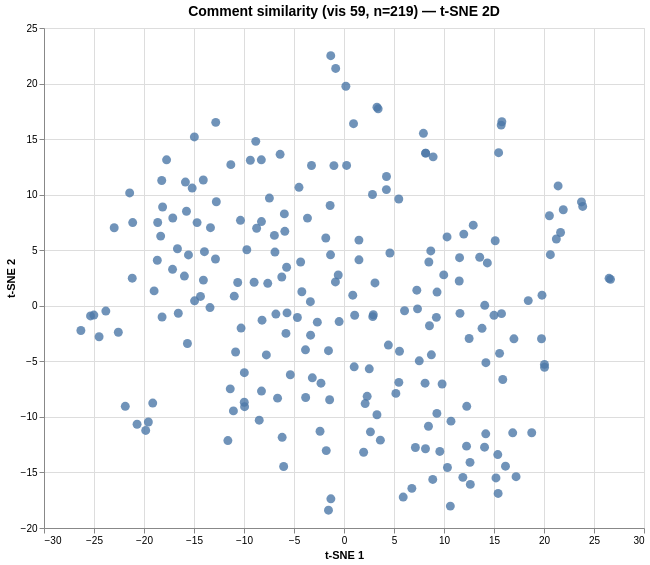

Specify this chart in Vega-Lite:
### Vega specification from a JSON file in a GitHub repository (floating-point values rounded to 4 significant figures; data arrays with more than 128 entries replaced by an {"elided": "..."} marker saying what was removed)
{"$schema": "https://vega.github.io/schema/vega/v6.json", "data": [{"name": "param_1e9efca18e7a2868_store"}, {"name": "source_0", "values": {"elided": "219 records"}}, {"name": "source_0_x_domain_dim_1", "values": [{"min": -26.31, "max": 26.65}]}, {"name": "source_0_y_domain_dim_2", "values": [{"min": -18.4, "max": 22.51}]}], "signals": [{"name": "unit", "value": {}, "on": [{"events": "pointermove", "update": "isTuple(group()) ? group() : unit"}]}, {"name": "param_1e9efca18e7a2868", "update": "vlSelectionResolve(\"param_1e9efca18e7a2868_store\", \"union\")"}, {"name": "param_1e9efca18e7a2868_dim_1", "on": [{"events": [{"source": "view", "type": "dblclick"}], "update": "null"}, {"events": {"signal": "param_1e9efca18e7a2868_translate_delta"}, "update": "panLinear(param_1e9efca18e7a2868_translate_anchor.extent_x, -param_1e9efca18e7a2868_translate_delta.x / width)"}, {"events": {"signal": "param_1e9efca18e7a2868_zoom_delta"}, "update": "zoomLinear(domain(\"x\"), param_1e9efca18e7a2868_zoom_anchor.x, param_1e9efca18e7a2868_zoom_delta)"}]}, {"name": "param_1e9efca18e7a2868_dim_2", "on": [{"events": [{"source": "view", "type": "dblclick"}], "update": "null"}, {"events": {"signal": "param_1e9efca18e7a2868_translate_delta"}, "update": "panLinear(param_1e9efca18e7a2868_translate_anchor.extent_y, param_1e9efca18e7a2868_translate_delta.y / height)"}, {"events": {"signal": "param_1e9efca18e7a2868_zoom_delta"}, "update": "zoomLinear(domain(\"y\"), param_1e9efca18e7a2868_zoom_anchor.y, param_1e9efca18e7a2868_zoom_delta)"}]}, {"name": "param_1e9efca18e7a2868_tuple", "on": [{"events": [{"signal": "param_1e9efca18e7a2868_dim_1 || param_1e9efca18e7a2868_dim_2"}], "update": "param_1e9efca18e7a2868_dim_1 && param_1e9efca18e7a2868_dim_2 ? {unit: \"\", fields: param_1e9efca18e7a2868_tuple_fields, values: [param_1e9efca18e7a2868_dim_1,param_1e9efca18e7a2868_dim_2]} : null"}]}, {"name": "param_1e9efca18e7a2868_tuple_fields", "value": [{"field": "dim_1", "channel": "x", "type": "R"}, {"field": "dim_2", "channel": "y", "type": "R"}]}, {"name": "param_1e9efca18e7a2868_translate_anchor", "value": {}, "on": [{"events": [{"source": "scope", "type": "pointerdown"}], "update": "{x: x(unit), y: y(unit), extent_x: domain(\"x\"), extent_y: domain(\"y\")}"}]}, {"name": "param_1e9efca18e7a2868_translate_delta", "value": {}, "on": [{"events": [{"source": "window", "between": [{"source": "scope", "type": "pointerdown"}, {"source": "window", "type": "pointerup"}], "type": "pointermove", "consume": true}], "update": "{x: param_1e9efca18e7a2868_translate_anchor.x - x(unit), y: param_1e9efca18e7a2868_translate_anchor.y - y(unit)}"}]}, {"name": "param_1e9efca18e7a2868_zoom_anchor", "on": [{"events": [{"source": "scope", "type": "wheel", "consume": true}], "update": "{x: invert(\"x\", x(unit)), y: invert(\"y\", y(unit))}"}]}, {"name": "param_1e9efca18e7a2868_zoom_delta", "on": [{"events": [{"source": "scope", "consume": true, "type": "wheel"}], "update": "pow(1.001, event.deltaY * pow(16, event.deltaMode))", "force": true}]}, {"name": "param_1e9efca18e7a2868_modify", "on": [{"events": {"signal": "param_1e9efca18e7a2868_tuple"}, "update": "modify(\"param_1e9efca18e7a2868_store\", param_1e9efca18e7a2868_tuple, true)"}]}], "marks": [{"type": "symbol", "name": "marks", "from": {"data": "source_0"}, "encode": {"update": {"y": {"field": "dim_2", "scale": "y"}, "opacity": {"value": 0.8}, "tooltip": {"signal": "{\"Comment #\": format(datum[\"index\"], \"\"), \"Comment\": isValid(datum[\"comment\"]) ? datum[\"comment\"] : \"\"+datum[\"comment\"]}"}, "size": {"value": 80}, "shape": {"value": "circle"}, "x": {"field": "dim_1", "scale": "x"}, "fill": {"value": "#4c78a8"}}}, "interactive": true, "style": ["circle"], "clip": true}], "scales": [{"name": "x", "type": "linear", "domain": [{"signal": "(data(\"source_0_x_domain_dim_1\")[0] || {}).min"}, {"signal": "(data(\"source_0_x_domain_dim_1\")[0] || {}).max"}], "range": [0, {"signal": "width"}], "nice": true, "zero": true, "domainRaw": {"signal": "param_1e9efca18e7a2868[\"dim_1\"]"}}, {"name": "y", "type": "linear", "domain": [{"signal": "(data(\"source_0_y_domain_dim_2\")[0] || {}).min"}, {"signal": "(data(\"source_0_y_domain_dim_2\")[0] || {}).max"}], "range": [{"signal": "height"}, 0], "zero": true, "domainRaw": {"signal": "param_1e9efca18e7a2868[\"dim_2\"]"}, "nice": true}], "axes": [{"scale": "x", "maxExtent": 0, "domain": false, "tickCount": {"signal": "ceil(width/40)"}, "orient": "bottom", "minExtent": 0, "zindex": 0, "aria": false, "ticks": false, "labels": false, "gridScale": "y", "grid": true}, {"scale": "y", "gridScale": "x", "maxExtent": 0, "ticks": false, "grid": true, "minExtent": 0, "labels": false, "zindex": 0, "aria": false, "orient": "left", "tickCount": {"signal": "ceil(height/40)"}, "domain": false}, {"scale": "x", "labelOverlap": true, "title": "t-SNE 1", "zindex": 0, "orient": "bottom", "grid": false, "labelFlush": true, "tickCount": {"signal": "ceil(width/40)"}}, {"scale": "y", "zindex": 0, "grid": false, "labelOverlap": true, "title": "t-SNE 2", "orient": "left", "tickCount": {"signal": "ceil(height/40)"}}], "title": {"text": "Comment similarity (vis 59, n=219) — t-SNE 2D", "fontSize": 14, "frame": "group"}, "width": 600, "background": "white", "padding": 5, "height": 500, "style": "cell"}
